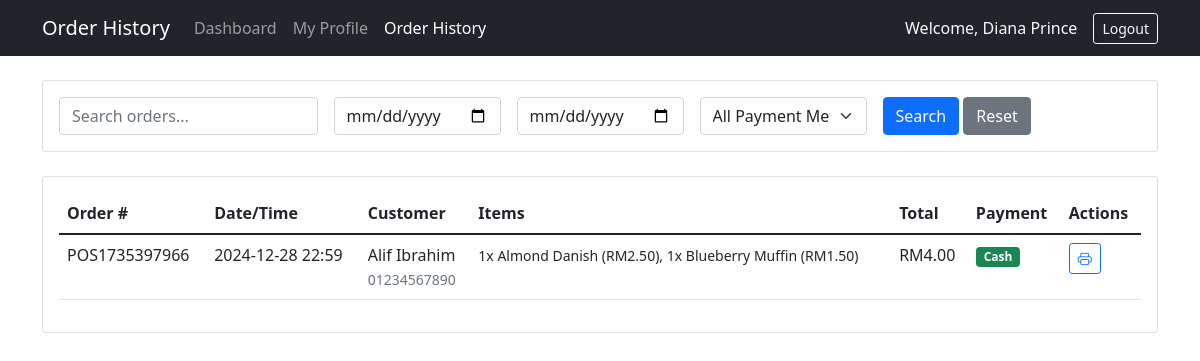
The app's page /completed_orders.php (signed in), older data.
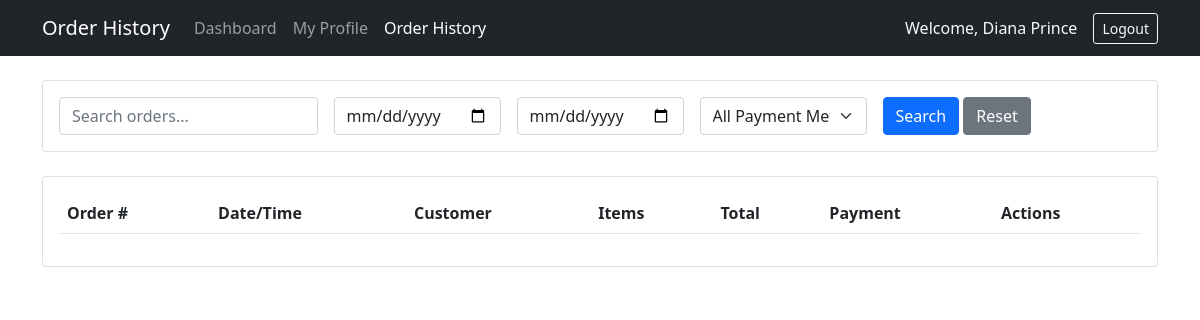
The same page, newer data.
### tables this page shows
CREATE TABLE `orders` (
  `id` int(11) NOT NULL,
  `guest_id` int(11) NOT NULL,
  `order_number` varchar(20) NOT NULL,
  `order_date` datetime NOT NULL,
  `total_amount` decimal(10,2) NOT NULL,
  `status` enum('pending','processing','completed','cancelled') NOT NULL DEFAULT 'pending',
  `payment_method` enum('cash','card','online') NOT NULL,
  `payment_status` enum('pending','paid','failed') NOT NULL DEFAULT 'pending',
  `delivery_address` text DEFAULT NULL,
  `order_type` enum('in-store','online') NOT NULL,
  `clerk_id` int(11) DEFAULT NULL,
  `notes` text DEFAULT NULL,
  `created_at` timestamp NOT NULL DEFAULT current_timestamp()
);

CREATE TABLE `guest` (
  `id` int(11) NOT NULL,
  `fullname` varchar(200) NOT NULL,
  `contact` varchar(100) NOT NULL,
  `address` text NOT NULL,
  `email` varchar(200) NOT NULL,
  `password` varchar(255) NOT NULL,
  `salt` varchar(64) NOT NULL,
  `type` tinyint(1) NOT NULL DEFAULT 3 COMMENT '1=SalesSV, 2=Clerks, 3=Guest',
  `date_created` datetime NOT NULL DEFAULT current_timestamp(),
  `employee_id` varchar(20) DEFAULT NULL
);

### completed_orders.php (the view, shortened to what the changed rows need)
<?php
require_once 'db_connection.php';
$records_per_page = 10;
$page = isset($_GET['page']) ? (int)$_GET['page'] : 1;
$offset = ($page - 1) * $records_per_page;
$where_conditions = ["(o.clerk_id = ? AND o.status = 'completed')"];
$params = [$_SESSION['user']['id']];
$param_types = "i";
$where_clause = implode(" AND ", $where_conditions);
$stmt = $conn->prepare("
    SELECT
        o.*,
        g.fullname as customer_name,
        g.contact as customer_contact,
        GROUP_CONCAT(
            CONCAT(oi.quantity, 'x ', i.product_name, ' (RM', FORMAT(oi.unit_price, 2), ')')
            SEPARATOR ', '
        ) as items
    FROM orders o
    LEFT JOIN guest g ON o.guest_id = g.id
    LEFT JOIN order_items oi ON o.id = oi.order_id
    LEFT JOIN inventory i ON oi.product_id = i.id
    WHERE $where_clause
    GROUP BY o.id
    ORDER BY o.order_date DESC
    LIMIT ? OFFSET ?
");
$params[] = $records_per_page;
$params[] = $offset;
$param_types .= "ii";
$stmt->bind_param($param_types, ...$params);
$stmt->execute();
$orders = $stmt->get_result()->fetch_all(MYSQLI_ASSOC);
?>
<!DOCTYPE html>
<html>
<head>
    <link href="https://cdn.jsdelivr.net/npm/bootstrap@5.1.3/dist/css/bootstrap.min.css" rel="stylesheet">
    <link href="https://cdn.jsdelivr.net/npm/bootstrap-icons@1.7.2/font/bootstrap-icons.css" rel="stylesheet">
</head>
<body>
    <div class="container mt-4">
        <div class="card">
            <div class="card-body">
                <div class="table-responsive">
                    <table class="table table-hover">
                        <thead>
                            <tr>
                                <th>Order #</th>
                                <th>Date/Time</th>
                                <th>Customer</th>
                                <th>Items</th>
                                <th>Total</th>
                                <th>Payment</th>
                                <th>Actions</th>
                            </tr>
                        </thead>
                        <tbody>
                            <?php foreach ($orders as $order): ?>
                                <tr>
                                    <td><?php echo htmlspecialchars($order['order_number']); ?></td>
                                    <td><?php echo date('Y-m-d H:i', strtotime($order['order_date'])); ?></td>
                                    <td>
                                        <?php echo htmlspecialchars($order['customer_name']); ?><br>
                                        <small class="text-muted"><?php echo htmlspecialchars($order['customer_contact']); ?></small>
                                    </td>
                                    <td>
                                        <small><?php echo htmlspecialchars($order['items']); ?></small>
                                    </td>
                                    <td>RM<?php echo number_format($order['total_amount'], 2); ?></td>
                                    <td>
                                        <span class="badge bg-<?php
                                            echo match($order['payment_method']) {
                                                'cash' => 'success',
                                                'card' => 'info',
                                                'online' => 'primary',
                                                default => 'secondary'
                                            }; ?>">
                                            <?php echo ucfirst($order['payment_method']); ?>
                                        </span>
                                    </td>
                                    <td>
                                        <a href="print_receipt.php?order_id=<?php echo $order['id']; ?>"
                                           class="btn btn-sm btn-outline-primary"
                                           title="Print Receipt">
                                            <i class="bi bi-printer"></i>
                                        </a>
                                    </td>
                                </tr>
                            <?php endforeach; ?>
                        </tbody>
                    </table>
                </div>
            </div>
        </div>
    </div>
</body>
</html>

Row changes from the older to the newer data that the page shows:
removed orders: order_number "POS1735397966", order_date "2024-12-28 22:59", guest.fullname "Alif Ibrahim", guest.contact "01234567890", items "1x Almond Danish (RM2.50), 1x Blueberry Muffin (RM1.50)", total_amount "4.00", payment_method "Cash"
